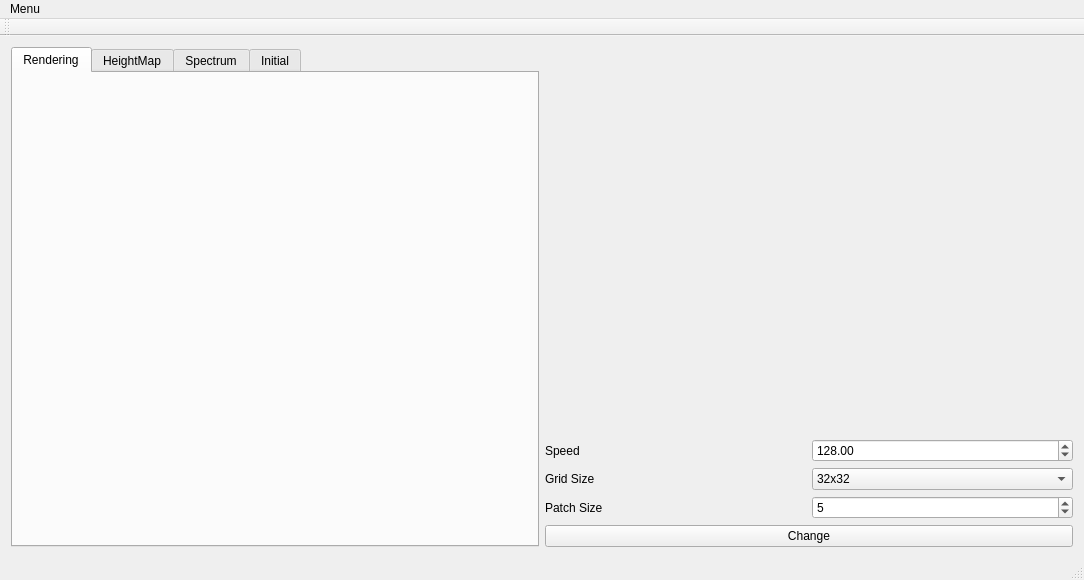
<?xml version="1.0" encoding="UTF-8"?>
<ui version="4.0">
 <class>MainWindow</class>
 <widget class="QMainWindow" name="MainWindow">
  <property name="geometry">
   <rect>
    <x>0</x>
    <y>0</y>
    <width>1084</width>
    <height>580</height>
   </rect>
  </property>
  <property name="windowTitle">
   <string>MainWindow</string>
  </property>
  <widget class="QWidget" name="centralWidget">
   <layout class="QHBoxLayout" name="horizontalLayout_2">
    <item>
     <widget class="QTabWidget" name="tabWidget">
      <property name="sizePolicy">
       <sizepolicy hsizetype="Preferred" vsizetype="Preferred">
        <horstretch>0</horstretch>
        <verstretch>0</verstretch>
       </sizepolicy>
      </property>
      <property name="currentIndex">
       <number>0</number>
      </property>
      <widget class="QWidget" name="tabRendering">
       <attribute name="title">
        <string>Rendering</string>
       </attribute>
       <layout class="QHBoxLayout" name="horizontalLayout_6">
        <item>
         <widget class="Canvas" name="canvas" native="true">
          <property name="sizePolicy">
           <sizepolicy hsizetype="Preferred" vsizetype="Preferred">
            <horstretch>0</horstretch>
            <verstretch>0</verstretch>
           </sizepolicy>
          </property>
          <property name="focusPolicy">
           <enum>Qt::StrongFocus</enum>
          </property>
         </widget>
        </item>
       </layout>
      </widget>
      <widget class="QWidget" name="tabHeightMap">
       <attribute name="title">
        <string>HeightMap</string>
       </attribute>
       <layout class="QHBoxLayout" name="horizontalLayout_8">
        <item>
         <widget class="QLabel" name="labelHeightMap">
          <property name="sizePolicy">
           <sizepolicy hsizetype="Preferred" vsizetype="Preferred">
            <horstretch>0</horstretch>
            <verstretch>0</verstretch>
           </sizepolicy>
          </property>
          <property name="text">
           <string>TextLabel</string>
          </property>
          <property name="scaledContents">
           <bool>true</bool>
          </property>
         </widget>
        </item>
       </layout>
      </widget>
      <widget class="QWidget" name="tapSpectrum">
       <attribute name="title">
        <string>Spectrum</string>
       </attribute>
       <layout class="QHBoxLayout" name="horizontalLayout_7">
        <item>
         <widget class="QLabel" name="labelSpectrum">
          <property name="text">
           <string>TextLabel</string>
          </property>
          <property name="scaledContents">
           <bool>true</bool>
          </property>
         </widget>
        </item>
       </layout>
      </widget>
      <widget class="QWidget" name="tab">
       <attribute name="title">
        <string>Initial</string>
       </attribute>
       <layout class="QHBoxLayout" name="horizontalLayout_9">
        <item>
         <widget class="QLabel" name="labelInitialSpectrum">
          <property name="text">
           <string>TextLabel</string>
          </property>
          <property name="scaledContents">
           <bool>true</bool>
          </property>
         </widget>
        </item>
       </layout>
      </widget>
     </widget>
    </item>
    <item>
     <layout class="QHBoxLayout" name="horizontalLayout">
      <item>
       <layout class="QVBoxLayout" name="verticalLayout">
        <item>
         <widget class="CompassWidget" name="compass" native="true"/>
        </item>
        <item>
         <layout class="QHBoxLayout" name="horizontalLayout_3">
          <item>
           <widget class="QLabel" name="label">
            <property name="text">
             <string>Speed</string>
            </property>
           </widget>
          </item>
          <item>
           <widget class="QDoubleSpinBox" name="spinboxSpeed">
            <property name="minimum">
             <double>1.000000000000000</double>
            </property>
            <property name="maximum">
             <double>256.000000000000000</double>
            </property>
            <property name="value">
             <double>128.000000000000000</double>
            </property>
           </widget>
          </item>
         </layout>
        </item>
        <item>
         <layout class="QHBoxLayout" name="horizontalLayout_4">
          <item>
           <widget class="QLabel" name="label_2">
            <property name="text">
             <string>Grid Size</string>
            </property>
           </widget>
          </item>
          <item>
           <widget class="QComboBox" name="comboGridSize">
            <item>
             <property name="text">
              <string>32x32</string>
             </property>
            </item>
            <item>
             <property name="text">
              <string>64x64</string>
             </property>
            </item>
            <item>
             <property name="text">
              <string>128x128</string>
             </property>
            </item>
            <item>
             <property name="text">
              <string>256x256</string>
             </property>
            </item>
            <item>
             <property name="text">
              <string>512x512</string>
             </property>
            </item>
            <item>
             <property name="text">
              <string>1024x1024</string>
             </property>
            </item>
            <item>
             <property name="text">
              <string>2048x2048</string>
             </property>
            </item>
           </widget>
          </item>
         </layout>
        </item>
        <item>
         <layout class="QHBoxLayout" name="horizontalLayout_5">
          <item>
           <widget class="QLabel" name="label_3">
            <property name="text">
             <string>Patch Size</string>
            </property>
           </widget>
          </item>
          <item>
           <widget class="QSpinBox" name="spinboxPatchSize">
            <property name="minimum">
             <number>1</number>
            </property>
            <property name="maximum">
             <number>999999999</number>
            </property>
            <property name="value">
             <number>5</number>
            </property>
           </widget>
          </item>
         </layout>
        </item>
        <item>
         <widget class="QPushButton" name="btnChange">
          <property name="text">
           <string>Change</string>
          </property>
         </widget>
        </item>
       </layout>
      </item>
     </layout>
    </item>
   </layout>
  </widget>
  <widget class="QMenuBar" name="menuBar">
   <property name="geometry">
    <rect>
     <x>0</x>
     <y>0</y>
     <width>1084</width>
     <height>27</height>
    </rect>
   </property>
   <widget class="QMenu" name="menuFile">
    <property name="title">
     <string>Menu</string>
    </property>
    <addaction name="actionShow_Spectrum"/>
    <addaction name="actionShowHeightmap"/>
    <addaction name="actionClose"/>
   </widget>
   <addaction name="menuFile"/>
  </widget>
  <widget class="QToolBar" name="mainToolBar">
   <attribute name="toolBarArea">
    <enum>TopToolBarArea</enum>
   </attribute>
   <attribute name="toolBarBreak">
    <bool>false</bool>
   </attribute>
  </widget>
  <widget class="QStatusBar" name="statusBar"/>
  <action name="actionShow_Spectrum">
   <property name="text">
    <string>Show Spectrum</string>
   </property>
  </action>
  <action name="actionShowHeightmap">
   <property name="text">
    <string>ShowHeightmap</string>
   </property>
  </action>
  <action name="actionClose">
   <property name="text">
    <string>Close</string>
   </property>
  </action>
 </widget>
 <layoutdefault spacing="6" margin="11"/>
 <customwidgets>
  <customwidget>
   <class>Canvas</class>
   <extends>QWidget</extends>
   <header>canvas.h</header>
   <container>1</container>
  </customwidget>
  <customwidget>
   <class>CompassWidget</class>
   <extends>QWidget</extends>
   <header>compasswidget.h</header>
   <container>1</container>
  </customwidget>
 </customwidgets>
 <resources/>
 <connections>
  <connection>
   <sender>actionClose</sender>
   <signal>triggered()</signal>
   <receiver>MainWindow</receiver>
   <slot>close()</slot>
   <hints>
    <hint type="sourcelabel">
     <x>-1</x>
     <y>-1</y>
    </hint>
    <hint type="destinationlabel">
     <x>199</x>
     <y>149</y>
    </hint>
   </hints>
  </connection>
 </connections>
</ui>
